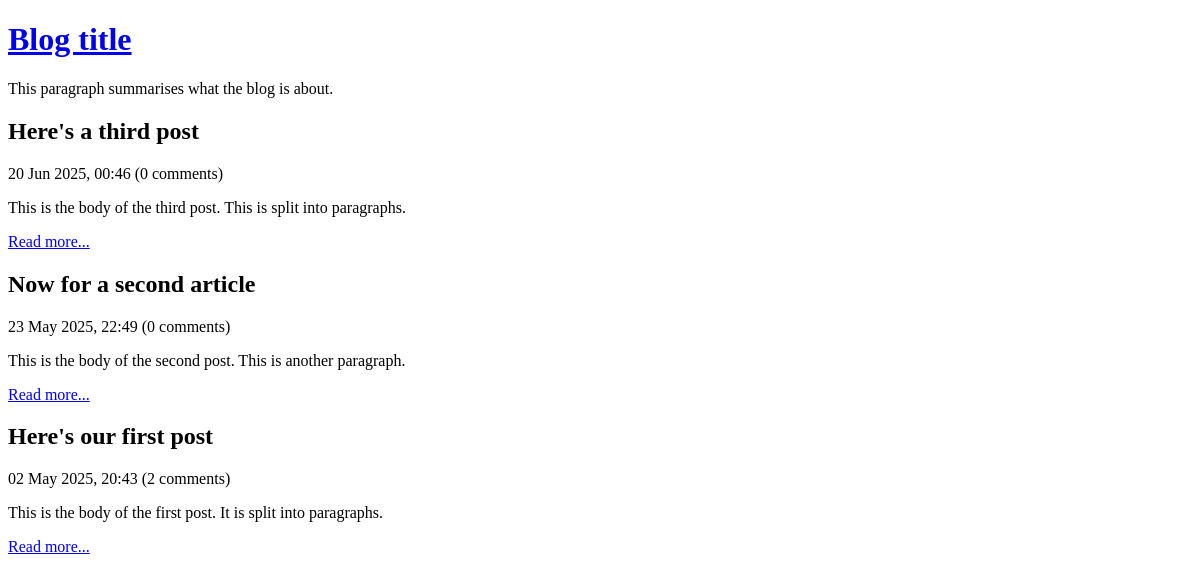
Before: / with the older database file.
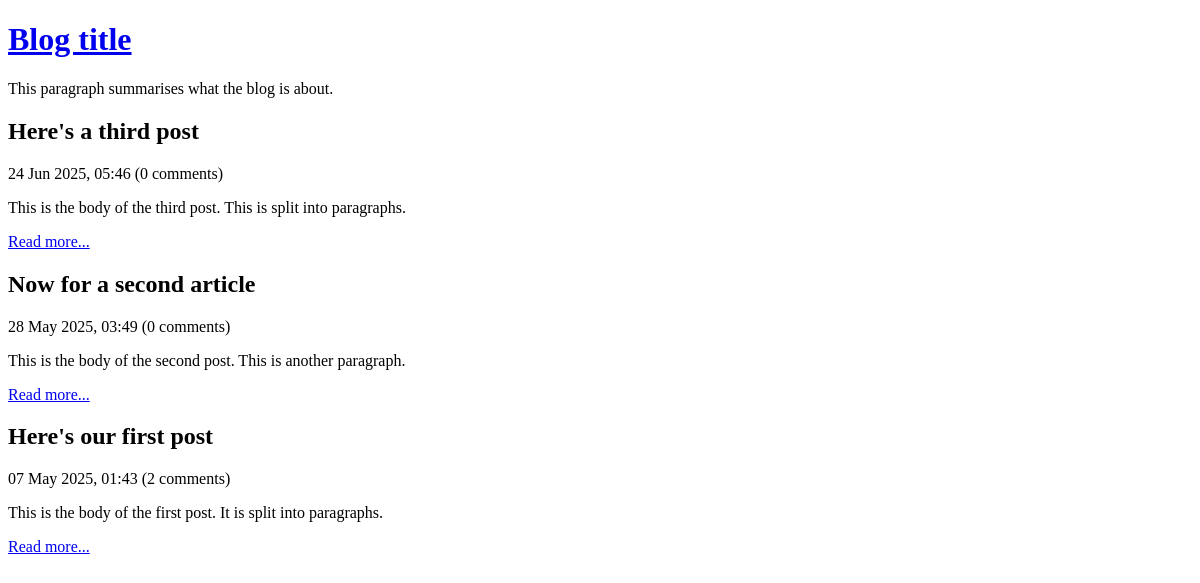
After: the same page with the newer database file.
### tables this page shows
CREATE TABLE post (
    id INTEGER PRIMARY KEY AUTOINCREMENT NOT NULL,
    title VARCHAR NOT NULL,
    body VARCHAR NOT NULL,
    user_id INTEGER NOT NULL,
    created_at TEXT NOT NULL,
    updated_at VARCHAR
);

### lib/common.php (called while the page is built, shortened)
<?php
function getRootPath()
{
    return realpath(__DIR__ . '/..');
}
function getDatabasePath()
{
    return getRootPath() . '/data/data.sqlite';
}
function getDsn()
{
    return 'sqlite:' . getDatabasePath();
}
function getPDO()
{
    return new PDO(getDsn());
}
function htmlEscape($html)
{
    return htmlspecialchars($html, ENT_HTML5, 'UTF-8');
}
function convertSqlDate($sqlDate)
{
    $date = DateTime::createFromFormat('Y-m-d H:i:s', $sqlDate);
    return $date->format('d M Y, H:i');
}
function countCommentsForPost($postId)
{
    $pdo = getPDO();
    $sql = "
        SELECT
            COUNT(*) c
        FROM
            comment
        WHERE
            post_id = :post_id
    ";
    $stmt = $pdo->prepare($sql);
    $stmt->execute(
        array('post_id' => $postId, )
    );
    return (int) $stmt->fetchColumn();
}

### index.php (the view, shortened to what this page needs)
<?php
require_once 'lib/common.php';
$pdo = getPDO();
$stmt = $pdo->query(
    'SELECT
        id, title, created_at, body
    FROM
        post
    ORDER BY
        created_at DESC'
);
?>
<!DOCTYPE html>
<html>
    <head>
    </head>
    <body>
        <?php require 'templates/title.php' ?>
        <?php while ($row = $stmt->fetch(PDO::FETCH_ASSOC)): ?>
            <h2>
                <?php echo htmlEscape($row['title']) ?>
            </h2>
            <div>
                <?php echo convertSqlDate($row['created_at']) ?>
                (<?php echo countCommentsForPost($row['id']) ?> comments)
            </div>
            <p>
                <?php echo htmlEscape($row['body']) ?>
            </p>
            <p>
                <a
                    href="view-post.php?post_id=<?php echo $row['id'] ?>"
                >Read more...</a>
            </p>
        <?php endwhile ?>
    </body>
</html>

### templates/title.php
<a href="index.php">
    <h1>Blog title</h1>
</a>
<p>This paragraph summarises what the blog is about.</p>

Changed rows visible on the page:
changed post "Here's a third post": created_at "20 Jun 2025, 00:46" → "24 Jun 2025, 05:46"
changed post "Now for a second article": created_at "23 May 2025, 22:49" → "28 May 2025, 03:49"
changed post "Here's our first post": created_at "02 May 2025, 20:43" → "07 May 2025, 01:43"
